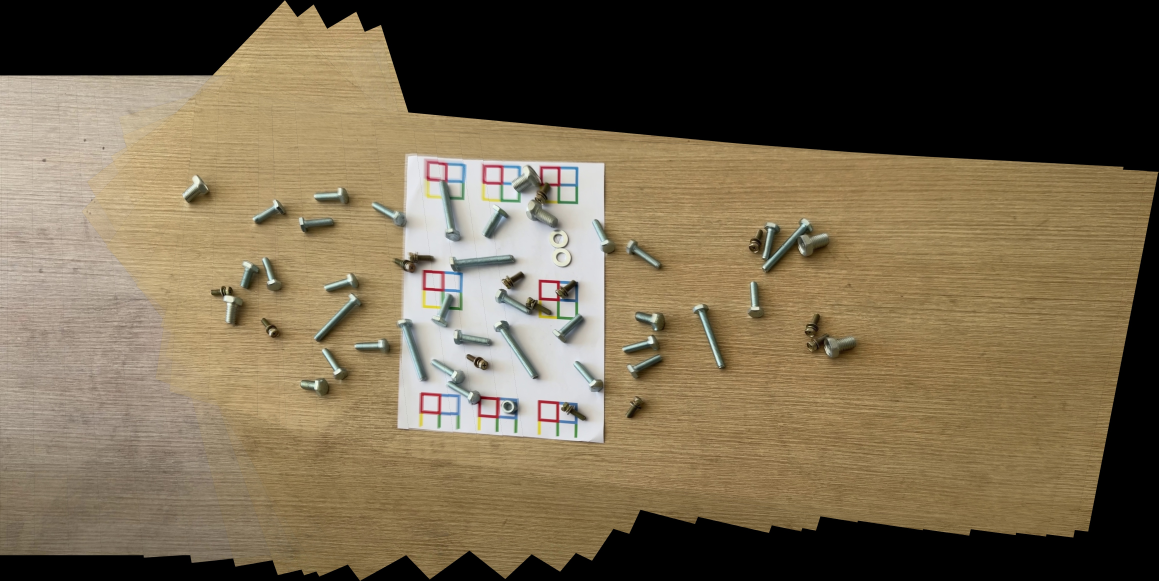
#> input picture output/video_panorama_cropped_preview4.jpg, 4633 x 2323 px (shown at 1/4 size)
$ python -i run.py   (imports and definitions only)   (older library calls are emulated)
#> lines starting #> are read from the running program, lines starting #| are printed output that depends on the picture
#> further down, picture is the input picture: shape (2323, 4633, 3); mean B, G, R 77.6, 101.8, 115.9
# -*- coding: utf-8 -*-
"""
视频抽帧 + 全景拼接
从视频中抽取指定帧数的图像，然后拼接为全景图
完整独立实现，不依赖其他模块
支持透明背景
"""

import cv2
import numpy as np
import os
import time


class MultiImageStitcher:
    """多图像全景拼接器（支持透明背景）"""

    def __init__(self,
                 ratio=0.75,
                 reproj_thresh=3.0,
                 ransac_iterations=2000,
                 use_weighted_blend=True,
                 blend_width=50,
                 use_transparent_bg=True,
                 use_cross_check=True,
                 min_matches=12,
                 min_inliers=20,
                 min_inlier_ratio=0.3,
                 enhance_contrast=True):  # 新增参数
        """
        初始化拼接器

        参数:
            ratio: Lowe's Ratio Test 阈值
            reproj_thresh: RANSAC 重投影阈值
            ransac_iterations: RANSAC 迭代次数
            use_weighted_blend: 是否使用加权融合
            blend_width: 融合区域宽度
            use_transparent_bg: 是否使用透明背景（True=透明，False=黑色）
            use_cross_check: 是否启用双向匹配一致性过滤
            min_matches: 最少有效匹配点阈值
            min_inliers: 最少RANSAC内点阈值
            min_inlier_ratio: 最少RANSAC内点占比阈值
            enhance_contrast: 是否在提特征前做对比度增强
        """
        self.ratio = ratio
        self.reproj_thresh = reproj_thresh
        self.ransac_iterations = ransac_iterations
        self.use_weighted_blend = use_weighted_blend
        self.blend_width = blend_width
        self.use_transparent_bg = use_transparent_bg
        self.use_cross_check = use_cross_check
        self.min_matches = min_matches
        self.min_inliers = min_inliers
        self.min_inlier_ratio = min_inlier_ratio
        self.enhance_contrast = enhance_contrast

    # [5 lines left out: function convert_to_rgba, not called in this run]

    def detect_and_describe(self, image):
        """检测关键点并提取 SIFT 特征描述符（使用灰度图）"""
        # 如果是RGBA，转换为灰度时忽略Alpha通道
        if image.shape[2] == 4:
            gray = cv2.cvtColor(image, cv2.COLOR_BGRA2GRAY)
        else:
            gray = cv2.cvtColor(image, cv2.COLOR_BGR2GRAY)
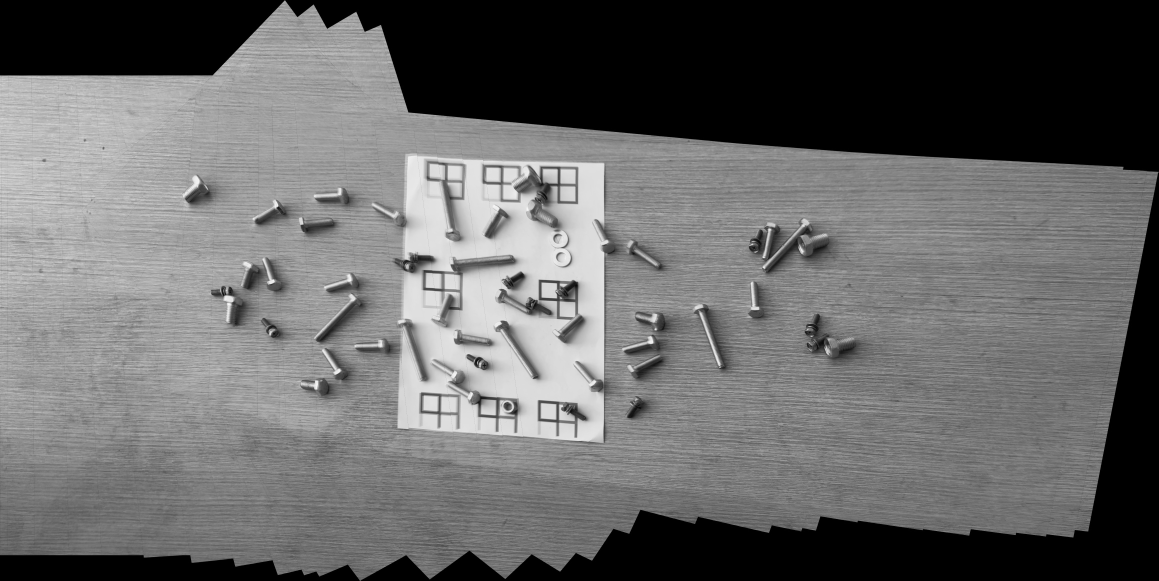
#> gray: shape (2323, 4633) (shown at 1/4 size); min 0, max 251, mean 103.2

        # 少帧拼接时，增强局部对比度有助于提升特征稳定性
        if self.enhance_contrast:
            clahe = cv2.createCLAHE(clipLimit=2.0, tileGridSize=(8, 8))
            gray = clahe.apply(gray)
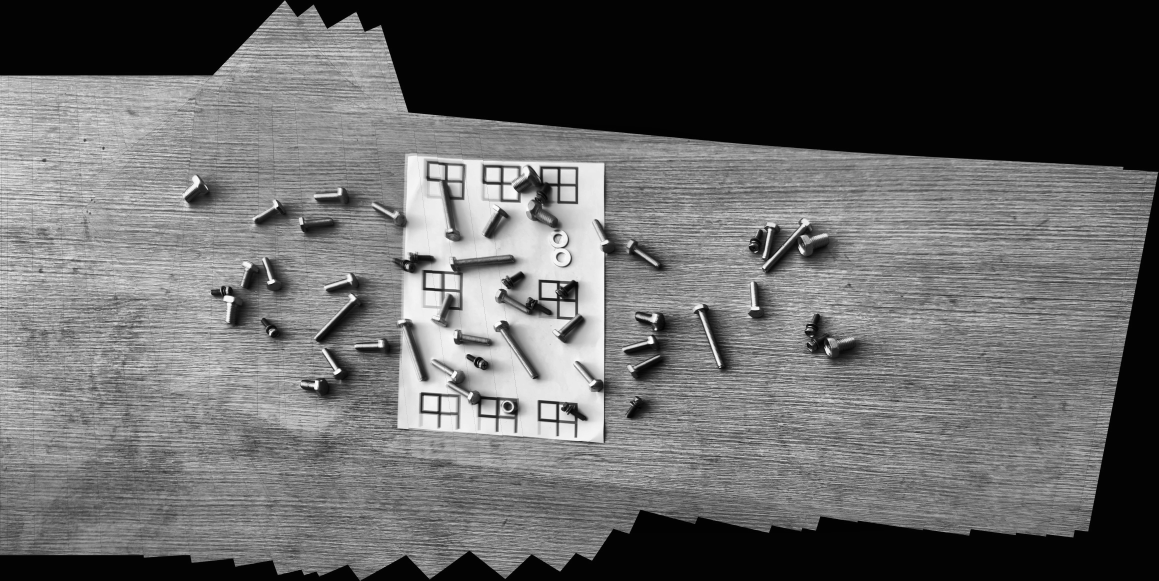
#> gray: shape (2323, 4633) (shown at 1/4 size); min 2, max 254, mean 102.1

        sift = cv2.SIFT_create()
#> (the run stopped early here; a loop or call above may not have finished)
